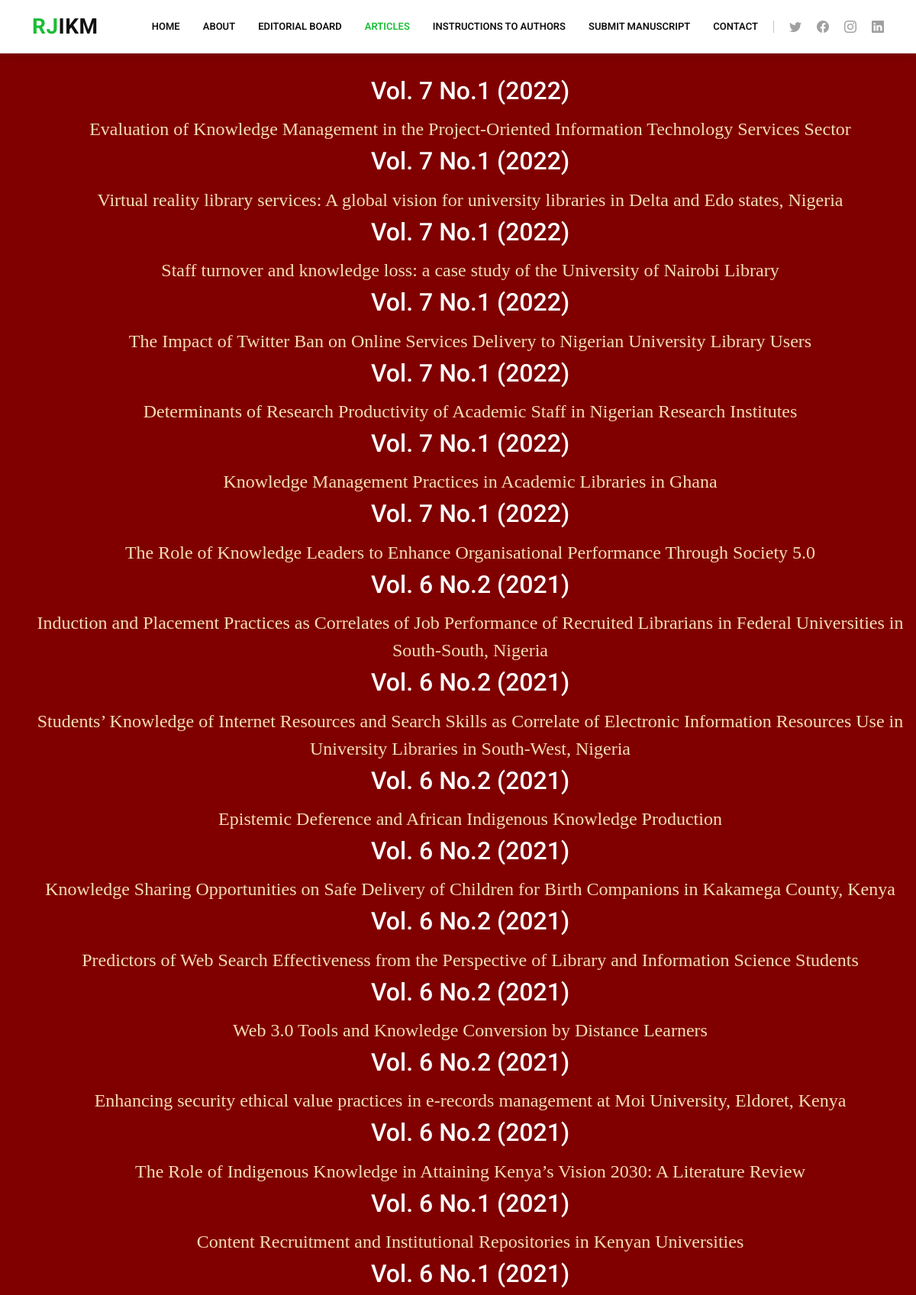
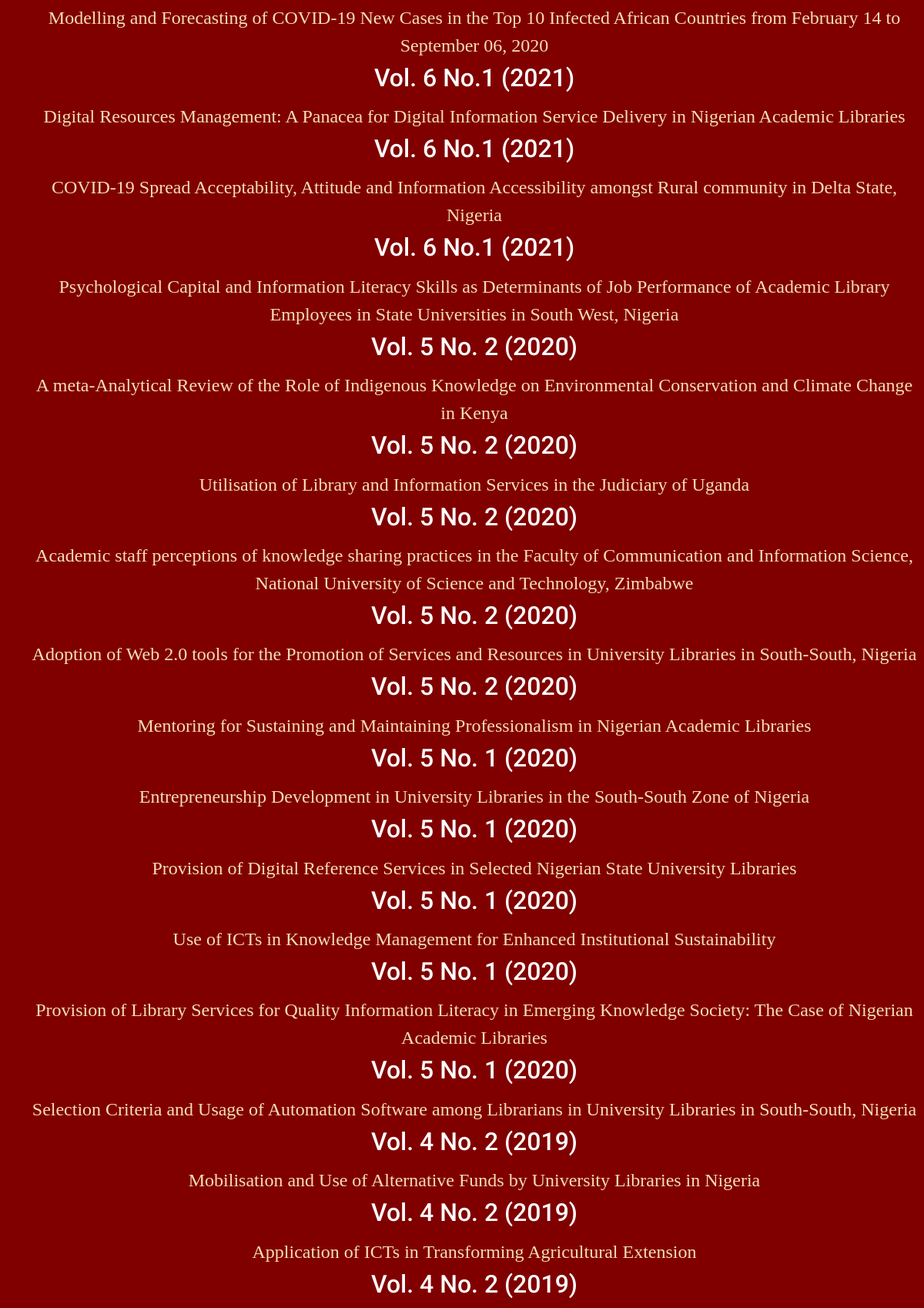
Page /rjikm/articles (upper part) on the committed database (2 pictures, top to bottom).
### rjikm/models.py (models this page shows, shortened)
class Article(models.Model):
    volume = models.CharField(max_length=100, default="untitled")
    title = models.CharField(max_length=400, default='Untitled')
    author1 = models.CharField(max_length=100, default='Anonymous')
    university1 = models.CharField(max_length=100, default='Unknown')
    department1 = models.CharField(max_length=100, default='Unknown')
    email1 = models.EmailField(default='anonymous@example.com')
    author2 = models.CharField(max_length=100, default='Anonymous')
    department2 = models.CharField(max_length=100, default='Unknown')
    university2 = models.CharField(max_length=100, default='Unknown')
    email2 = models.EmailField(default='anonymous@example.com')
    author3 = models.CharField(max_length=100, default='Anonymous')
    department3 = models.CharField(max_length=100, default='Unknown')
    university3 = models.CharField(max_length=100, default='Unknown')
    email3 = models.EmailField(default='anonymous@example.com')
    abstract_title = models.CharField(max_length=100, default='Abstract')
    abstract = models.TextField(default='No abstract provided')
    keyword_title = models.CharField(max_length=100, default="Keyword")
    keywords = models.CharField(max_length=200, default='None')
    pdf_doc = models.FileField(upload_to='rjikm/uploads/', default='Untitled')

### rjikm/views.py (the view)
# urls.py: path('articles', views.articles, name='articles'),
def articles(request):
    articles = Article.objects.all()
    return render(request, "rjikm/articles.html", {'articles': articles})

### rjikm/templates/rjikm/articles.html
{% extends "rjikm/layoutarticles.html" %}
{% block body %}
<section style="background-color: maroon; margin:0px 0px 0px 0px; padding: 100px 0px 80px;">
  <div style=" text-align:center; color: white; font-family: Times New Roman, Times, serif; font-size: 24px;">
    <ol style="display: inline-block; text-align: center; list-style: none;">
        {% for article in articles %}
        <h2 style="text-align:center;"> {{article.volume }} </h2>
        <li style="padding: 5px;" >
        <a href="{% url 'article_view' article.id %}" style="text-align: left; color: wheat;" target="_blank"> {{article.title}}</a>
        </li>
        {% endfor %}
      </ol>
  </div>
</section>
{% endblock %}

### rjikm/static/rjikm/style.css (style rules this page uses)
body { font-family: "Open Sans", sans-serif; color: #4d4643; }
a { color: #1bbd36; text-decoration: none; }
h1, h2, h3, h4, h5, h6 { font-family: "Roboto", sans-serif; }
section { padding: 60px 0; overflow: hidden; }

### rows in the picture
Article: volume "Vol. 7 No.1 (2022)", title "Evaluation of Knowledge Management in the Project-Oriented Information Technology Services Sector"
Article: volume "Vol. 7 No.1 (2022)", title "Virtual reality library services: A global vision for university libraries in Delta and Edo states, Nigeria"
Article: volume "Vol. 7 No.1 (2022)", title "Staff turnover and knowledge loss: a case study of the University of Nairobi Library"
Article: volume "Vol. 7 No.1 (2022)", title "The Impact of Twitter Ban on Online Services Delivery to Nigerian University Library Users"
Article: volume "Vol. 7 No.1 (2022)", title "Determinants of Research Productivity of Academic Staff in Nigerian Research Institutes"
Article: volume "Vol. 7 No.1 (2022)", title "Knowledge Management Practices in Academic Libraries in Ghana"
Article: volume "Vol. 7 No.1 (2022)", title "The Role of Knowledge Leaders to Enhance Organisational Performance Through Society 5.0"
Article: volume "Vol. 6 No.2 (2021)", title "Induction and Placement Practices as Correlates of Job Performance of Recruited Librarians in Federal Universities in South-South, Nigeria"
Article: volume "Vol. 6 No.2 (2021)", title "Students’ Knowledge of Internet Resources and Search Skills as Correlate of Electronic Information Resources Use in University Libraries in South-West, Nigeria"
Article: volume "Vol. 6 No.2 (2021)", title "Epistemic Deference and African Indigenous Knowledge Production"
Article: volume "Vol. 6 No.2 (2021)", title "Knowledge Sharing Opportunities on Safe Delivery of Children for Birth Companions in Kakamega County, Kenya"
Article: volume "Vol. 6 No.2 (2021)", title "Predictors of Web Search Effectiveness from the Perspective of Library and Information Science Students"
Article: volume "Vol. 6 No.2 (2021)", title "Web 3.0 Tools and Knowledge Conversion by Distance Learners"
Article: volume "Vol. 6 No.2 (2021)", title "Enhancing security ethical value practices in e-records management at Moi University, Eldoret, Kenya"
Article: volume "Vol. 6 No.2 (2021)", title "The Role of Indigenous Knowledge in Attaining Kenya’s Vision 2030: A Literature Review"
Article: volume "Vol. 6 No.1 (2021)", title "Content Recruitment and Institutional Repositories in Kenyan Universities"
Article: volume "Vol. 6 No.1 (2021)", title "Modelling and Forecasting of COVID-19 New Cases in the Top 10 Infected African Countries from February 14 to September 06, 2020"
Article: volume "Vol. 6 No.1 (2021)", title "Digital Resources Management: A Panacea for Digital Information Service Delivery in Nigerian Academic Libraries"
Article: volume "Vol. 6 No.1 (2021)", title "COVID-19 Spread Acceptability, Attitude and Information Accessibility amongst Rural community in Delta State, Nigeria"
Article: volume "Vol. 6 No.1 (2021)", title "Psychological Capital and Information Literacy Skills as Determinants of Job Performance of Academic Library Employees in State Universities in South West, Nigeria"
Article: volume "Vol. 5 No. 2 (2020)", title "A meta-Analytical Review of the Role of Indigenous Knowledge on Environmental Conservation and Climate Change in Kenya"
Article: volume "Vol. 5 No. 2 (2020)", title "Utilisation of Library and Information Services in the Judiciary of Uganda"
Article: volume "Vol. 5 No. 2 (2020)", title "Academic staff perceptions of knowledge sharing practices in the Faculty of Communication and Information Science, National University of Science and Technology, Zimbabwe"
Article: volume "Vol. 5 No. 2 (2020)", title "Adoption of Web 2.0 tools for the Promotion of Services and Resources in University Libraries in South-South, Nigeria"
Article: volume "Vol. 5 No. 2 (2020)", title "Mentoring for Sustaining and Maintaining Professionalism in Nigerian Academic Libraries"
Article: volume "Vol. 5 No. 1 (2020)", title "Entrepreneurship Development in University Libraries in the South-South Zone of Nigeria"
Article: volume "Vol. 5 No. 1 (2020)", title "Provision of Digital Reference Services in Selected Nigerian State University Libraries"
Article: volume "Vol. 5 No. 1 (2020)", title "Use of ICTs in Knowledge Management for Enhanced Institutional Sustainability"
Article: volume "Vol. 5 No. 1 (2020)", title "Provision of Library Services for Quality Information Literacy in Emerging Knowledge Society: The Case of Nigerian Academic Libraries"
Article: volume "Vol. 5 No. 1 (2020)", title "Selection Criteria and Usage of Automation Software among Librarians in University Libraries in South-South, Nigeria"
Article: volume "Vol. 4 No. 2 (2019)", title "Mobilisation and Use of Alternative Funds by University Libraries in Nigeria"
Article: volume "Vol. 4 No. 2 (2019)", title "Application of ICTs in Transforming Agricultural Extension"
Article: volume "Vol. 4 No. 2 (2019)"
